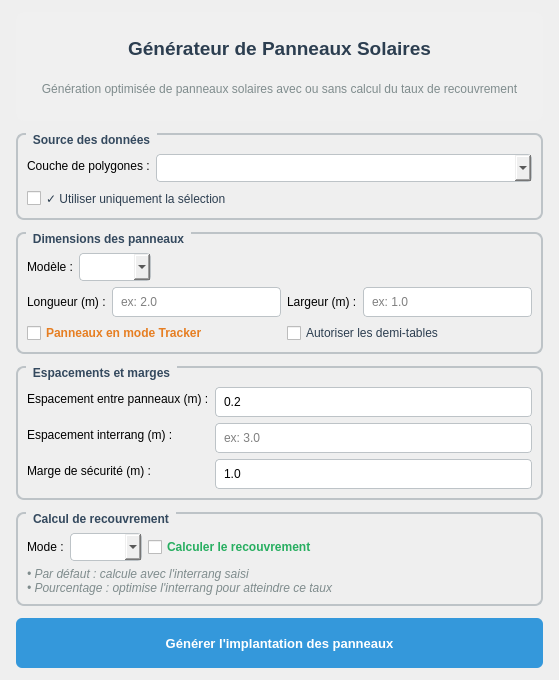
<?xml version="1.0" encoding="UTF-8"?>
<ui version="4.0">
 <class>Dialog</class>
 <widget class="QDialog" name="Dialog">
  <property name="styleSheet">
    <string>
QLineEdit { 
    padding: 6px; 
    border: 1px solid #bdc3c7; 
    border-radius: 4px; 
}
QLineEdit:focus { 
    border: 2px solid #3498db; 
    border-radius: 4px; 
}
QComboBox { 
    padding: 5px; 
    border: 1px solid #bdc3c7; 
    border-radius: 4px; 
}
QComboBox:focus { 
    border: 2px solid #3498db; 
    border-radius: 4px; 
}
    </string>
  </property>
  <property name="geometry">
   <rect>
    <x>0</x>
    <y>0</y>
    <width>480</width>
    <height>650</height>
   </rect>
  </property>
  <property name="windowTitle">
   <string>SolarPanelGenerator</string>
  </property>
  <property name="windowIcon">
   <iconset>
    <normaloff>../icons/solar-energy.svg</normaloff>../icons/solar-energy.svg</iconset>
  </property>
  <layout class="QVBoxLayout" name="verticalLayout">
   <property name="spacing">
    <number>12</number>
   </property>
   <property name="leftMargin">
    <number>16</number>
   </property>
   <property name="topMargin">
    <number>12</number>
   </property>
   <property name="rightMargin">
    <number>16</number>
   </property>
   <property name="bottomMargin">
    <number>12</number>
   </property>
   
   <!-- En-tête avec titre et description -->
   <item>
    <widget class="QFrame" name="headerFrame">
     <property name="frameShape">
      <enum>QFrame::StyledPanel</enum>
     </property>
     <property name="frameShadow">
      <enum>QFrame::Raised</enum>
     </property>
     <property name="styleSheet">
      <string>QFrame { background-color: #f0f0f0; border-radius: 8px; padding: 8px; }</string>
     </property>
     <layout class="QVBoxLayout" name="headerLayout">
      <item>
       <widget class="QLabel" name="titleLabel">
        <property name="text">
         <string>&lt;html&gt;&lt;head/&gt;&lt;body&gt;&lt;p&gt;&lt;span style=&quot; font-size:14pt; font-weight:600; color:#2c3e50;&quot;&gt;Générateur de Panneaux Solaires&lt;/span&gt;&lt;/p&gt;&lt;/body&gt;&lt;/html&gt;</string>
        </property>
        <property name="alignment">
         <set>Qt::AlignCenter</set>
        </property>
       </widget>
      </item>
      <item>
       <widget class="QLabel" name="descriptionLabel">
        <property name="text">
         <string>&lt;html&gt;&lt;head/&gt;&lt;body&gt;&lt;p style=&quot;color:#7f8c8d;&quot;&gt;Génération optimisée de panneaux solaires avec ou sans calcul du taux de recouvrement&lt;/p&gt;&lt;/body&gt;&lt;/html&gt;</string>
        </property>
        <property name="alignment">
         <set>Qt::AlignCenter</set>
        </property>
       </widget>
      </item>
     </layout>
    </widget>
   </item>

   <!-- Groupe Source -->
   <item>
    <widget class="QGroupBox" name="sourceGroupBox">
     <property name="title">
      <string>Source des données</string>
     </property>
     <property name="styleSheet">
      <string>QGroupBox { font-weight: bold; color: #34495e; border: 2px solid #bdc3c7; border-radius: 8px; margin-top: 1ex; padding-top: 10px; }
QGroupBox::title { subcontrol-origin: margin; left: 10px; padding: 0 5px 0 5px; }</string>
     </property>
     <layout class="QFormLayout" name="sourceFormLayout">
      <item row="0" column="0">
       <widget class="QLabel" name="layerLabel">
        <property name="text">
         <string>Couche de polygones :</string>
        </property>
       </widget>
      </item>
      <item row="0" column="1">
       <widget class="QComboBox" name="layerComboBox">
        <property name="styleSheet">
         <string>QComboBox { padding: 5px; border: 1px solid #bdc3c7; border-radius: 4px; }
QComboBox:focus { padding: 5px; border: 2px solid #3498db; border-radius: 4px; }</string>
        </property>
       </widget>
      </item>
      <item row="1" column="0" colspan="2">
       <widget class="QCheckBox" name="selectionOnlyCheckBox">
        <property name="text">
         <string>✓ Utiliser uniquement la sélection</string>
        </property>
        <property name="styleSheet">
         <string>QCheckBox { color: #2c3e50; }</string>
        </property>
       </widget>
      </item>
     </layout>
    </widget>
   </item>

   <!-- Groupe Dimensions des panneaux -->
   <!-- Groupe Dimensions des panneaux - VERSION CORRIGÉE -->
   <item>
    <widget class="QGroupBox" name="panelGroupBox">
     <property name="title">
      <string>Dimensions des panneaux</string>
     </property>
     <property name="styleSheet">
      <string>QGroupBox { font-weight: bold; color: #34495e; border: 2px solid #bdc3c7; border-radius: 8px; margin-top: 1ex; padding-top: 10px; }
QGroupBox::title { subcontrol-origin: margin; left: 10px; padding: 0 5px 0 5px; }</string>
     </property>
     <layout class="QVBoxLayout" name="panelMainLayout">
      <!-- Première ligne : Sélection de modèle -->
      <item>
       <layout class="QHBoxLayout" name="modelSelectionLayout">
        <item>
         <widget class="QLabel" name="modelLabel">
          <property name="text">
           <string>Modèle :</string>
          </property>
         </widget>
        </item>
        <item>
         <widget class="QComboBox" name="modelsComboBox">
          <property name="styleSheet">
           <string>QComboBox { padding: 5px; border: 1px solid #bdc3c7; border-radius: 4px; }
QComboBox:focus { border: 2px solid #3498db; }</string>
          </property>
          <property name="toolTip">
           <string>Sélectionnez un modèle prédéfini ou utilisez la saisie manuelle</string>
          </property>
         </widget>
        </item>
        <item>
         <spacer name="modelHorizontalSpacer">
          <property name="orientation">
           <enum>Qt::Horizontal</enum>
          </property>
          <property name="sizeHint" stdset="0">
           <size>
            <width>40</width>
            <height>20</height>
           </size>
          </property>
         </spacer>
        </item>
       </layout>
      </item>
      
      <!-- Deuxième ligne : Dimensions -->
      <item>
       <layout class="QGridLayout" name="panelGridLayout">
        <item row="0" column="0">
         <widget class="QLabel" name="lengthLabel">
          <property name="text">
           <string>Longueur (m) :</string>
          </property>
         </widget>
        </item>
        <item row="0" column="1">
         <widget class="QLineEdit" name="lengthLineEdit">
          <property name="placeholderText">
           <string>ex: 2.0</string>
          </property>
          <property name="styleSheet">
           <string>QLineEdit { padding: 6px; border: 1px solid #bdc3c7; border-radius: 4px; }
QLineEdit:focus { padding: 6px; border: 2px solid #3498db; border-radius: 4px; }</string>
          </property>
         </widget>
        </item>
        <item row="0" column="2">
         <widget class="QLabel" name="widthLabel">
          <property name="text">
           <string>Largeur (m) :</string>
          </property>
         </widget>
        </item>
        <item row="0" column="3">
         <widget class="QLineEdit" name="widthLineEdit">
          <property name="placeholderText">
           <string>ex: 1.0</string>
          </property>
          <property name="styleSheet">
           <string>QLineEdit { padding: 6px; border: 1px solid #bdc3c7; border-radius: 4px; }
QLineEdit:focus { padding: 6px; border: 2px solid #3498db; border-radius: 4px; }</string>
          </property>
         </widget>
        </item>
        <item row="1" column="0" colspan="2">
         <widget class="QCheckBox" name="trackerCheckBox">
          <property name="text">
           <string>Panneaux en mode Tracker</string>
          </property>
          <property name="styleSheet">
           <string>QCheckBox { color: #e67e22; font-weight: bold; }</string>
          </property>
         </widget>
        </item>
        <item row="1" column="2" colspan="2">
         <widget class="QCheckBox" name="halfPanelCheckBox">
          <property name="text">
           <string>Autoriser les demi-tables</string>
          </property>
          <property name="styleSheet">
           <string>QCheckBox { color: #2c3e50; }</string>
          </property>
         </widget>
        </item>
       </layout>
      </item>
     </layout>
    </widget>
   </item>

   <!-- Groupe Espacements -->
   <item>
    <widget class="QGroupBox" name="spacingGroupBox">
     <property name="title">
      <string>Espacements et marges</string>
     </property>
     <property name="styleSheet">
      <string>QGroupBox { font-weight: bold; color: #34495e; border: 2px solid #bdc3c7; border-radius: 8px; margin-top: 1ex; padding-top: 10px; }
QGroupBox::title { subcontrol-origin: margin; left: 10px; padding: 0 5px 0 5px; }</string>
     </property>
     <layout class="QFormLayout" name="spacingFormLayout">
      <item row="0" column="0">
       <widget class="QLabel" name="hSpacingLabel">
        <property name="text">
         <string>Espacement entre panneaux (m) :</string>
        </property>
       </widget>
      </item>
      <item row="0" column="1">
       <widget class="QLineEdit" name="hSpacingLineEdit">
        <property name="text">
         <string>0.2</string>
        </property>
        <property name="placeholderText">
         <string>par défaut 0.2</string>
        </property>
        <property name="styleSheet">
         <string>QLineEdit { padding: 6px; border: 1px solid #bdc3c7; border-radius: 4px; }
QLineEdit:focus { padding: 6px; border: 2px solid #3498db; border-radius: 4px; }</string>
        </property>
       </widget>
      </item>
      <item row="1" column="0">
       <widget class="QLabel" name="vSpacingLabel">
        <property name="text">
         <string>Espacement interrang (m) :</string>
        </property>
       </widget>
      </item>
      <item row="1" column="1">
       <widget class="QLineEdit" name="vSpacingLineEdit">
        <property name="placeholderText">
         <string>ex: 3.0</string>
        </property>
        <property name="styleSheet">
         <string>QLineEdit { padding: 6px; border: 1px solid #bdc3c7; border-radius: 4px; }
QLineEdit:focus { padding: 6px; border: 2px solid #3498db; border-radius: 4px; }</string>
        </property>
       </widget>
      </item>
      <item row="2" column="0">
       <widget class="QLabel" name="edgeMarginLabel">
        <property name="text">
         <string>Marge de sécurité (m) :</string>
        </property>
       </widget>
      </item>
      <item row="2" column="1">
       <widget class="QLineEdit" name="edgeMarginLineEdit">
        <property name="text">
         <string>1.0</string>
        </property>
        <property name="placeholderText">
         <string>par défaut 1.0</string>
        </property>
        <property name="styleSheet">
         <string>QLineEdit { padding: 6px; border: 1px solid #bdc3c7; border-radius: 4px; }
QLineEdit:focus { padding: 6px; border: 2px solid #3498db; border-radius: 4px; }</string>
        </property>
       </widget>
      </item>
     </layout>
    </widget>
   </item>

   <!-- Groupe Recouvrement -->
   <!-- Groupe Recouvrement - Version modifiée -->
   <item>
     <widget class="QGroupBox" name="coverageGroupBox">
       <property name="title">
         <string>Calcul de recouvrement</string>
       </property>
       <property name="styleSheet">
         <string>QGroupBox { font-weight: bold; color: #34495e; border: 2px solid #bdc3c7; border-radius: 8px; margin-top: 1ex; padding-top: 10px; }
   QGroupBox::title { subcontrol-origin: margin; left: 10px; padding: 0 5px 0 5px; }</string>
       </property>
       <layout class="QVBoxLayout" name="coverageLayout">
         <!-- Première ligne : Mode + ComboBox + CheckBox -->
         <item>
           <layout class="QHBoxLayout" name="coverageOptionsLayout">
             <item>
               <widget class="QLabel" name="recouvrementLabel">
                 <property name="text">
                   <string>Mode :</string>
                 </property>
               </widget>
             </item>
             <item>
               <widget class="QComboBox" name="recouvrementComboBox">
                 <property name="styleSheet">
                   <string>QComboBox { padding: 5px; border: 1px solid #bdc3c7; border-radius: 4px; }
   QComboBox:focus { padding: 5px; border: 2px solid #27ae60; border-radius: 4px; }</string>
                 </property>
               </widget>
             </item>
             <item>
               <widget class="QCheckBox" name="coveringCheckBox">
                 <property name="text">
                   <string>Calculer le recouvrement</string>
                 </property>
                 <property name="styleSheet">
                   <string>QCheckBox { color: #27ae60; font-weight: bold; }</string>
                 </property>
               </widget>
             </item>
             <item>
               <spacer name="coverageHorizontalSpacer">
                 <property name="orientation">
                   <enum>Qt::Horizontal</enum>
                 </property>
                 <property name="sizeHint" stdset="0">
                   <size>
                     <width>40</width>
                     <height>20</height>
                   </size>
                 </property>
               </spacer>
             </item>
           </layout>
         </item>
         <!-- Texte d'aide -->
         <item>
           <widget class="QLabel" name="coverageHelpLabel">
             <property name="text">
               <string>&lt;html&gt;&lt;head/&gt;&lt;body&gt;&lt;p&gt;&lt;span style=&quot; font-size:9pt; color:#7f8c8d; font-style:italic;&quot;&gt;• Par défaut : calcule avec l'interrang saisi&lt;br/&gt;• Pourcentage : optimise l'interrang pour atteindre ce taux&lt;/span&gt;&lt;/p&gt;&lt;/body&gt;&lt;/html&gt;</string>
             </property>
             <property name="wordWrap">
               <bool>true</bool>
             </property>
           </widget>
         </item>
       </layout>
     </widget>
   </item>

   <!-- Spacer flexible -->
   <item>
    <spacer name="verticalSpacer">
     <property name="orientation">
      <enum>Qt::Vertical</enum>
     </property>
     <property name="sizeType">
      <enum>QSizePolicy::Expanding</enum>
     </property>
     <property name="sizeHint" stdset="0">
      <size>
       <width>20</width>
       <height>20</height>
      </size>
     </property>
    </spacer>
   </item>

   <!-- Bouton de génération -->
   <item>
    <widget class="QPushButton" name="generateButton">
     <property name="text">
      <string>Générer l'implantation des panneaux</string>
     </property>
     <property name="icon">
	  <iconset>
	   <normaloff>../icons/solar-energy.svg</normaloff>../icons/solar-energy.svg
	  </iconset>
	 </property>
	 <property name="iconSize">
      <size>
        <width>32</width>
        <height>32</height>
      </size>
    </property>
	 <property name="styleSheet">
      <string>QPushButton {
    background-color: #3498db;
    color: white;
    border: none;
    padding: 12px 24px;
    font-size: 10pt;
    font-weight: bold;
    border-radius: 6px;
}
QPushButton:hover {
    background-color: #2980b9;
}
QPushButton:pressed {
    background-color: #21618c;
}
QPushButton:disabled {
    background-color: #bdc3c7;
    color: #7f8c8d;
}</string>
     </property>
     <property name="minimumSize">
      <size>
       <width>0</width>
       <height>50</height>
      </size>
     </property>
    </widget>
   </item>
  </layout>
 </widget>
 <resources/>
 <connections/>
</ui>
